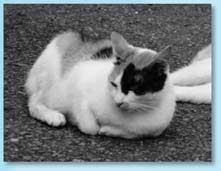
#> input picture gazou3/cat.jpeg, 221 x 171 px
$ python 6.py   (older library calls are emulated)
#> lines starting #> are read from the running program, lines starting #| are printed output that depends on the picture
import cv2
import numpy as np

def variable_sharpening_filter(image, alpha):
    # Sobelフィルタによる勾配の計算
    gradient_x = cv2.Sobel(image, cv2.CV_64F, 1, 0, ksize=3)
    gradient_y = cv2.Sobel(image, cv2.CV_64F, 0, 1, ksize=3)

    # 勾配の絶対値と方向
    gradient_magnitude = np.sqrt(gradient_x**2 + gradient_y**2)
    gradient_direction = np.arctan2(gradient_y, gradient_x)

    # 可変鮮鋭化フィルタ
    sharpened_image = image + alpha * gradient_magnitude * np.cos(gradient_direction)

    # 画像の範囲を[0, 255]にクリップ
    sharpened_image = np.clip(sharpened_image, 0, 255)

    # 整数型に変換
    sharpened_image = np.uint8(sharpened_image)

    return sharpened_image

# 画像の読み込み
image = cv2.imread("cat.jpeg", cv2.IMREAD_GRAYSCALE)
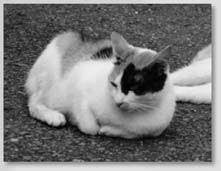
#> image: shape (171, 221); min 0, max 249, mean 120.4

# alphaの値を変化させながら処理を行い、結果を複数のウィンドウに表示
for alpha_value in [0.5, 1.0, 1.5, 2.0]:
    result_image = variable_sharpening_filter(image, alpha_value)

    # ウィンドウに表示
    window_name = f'Result with alpha={alpha_value}'
    cv2.imshow(window_name, result_image)
#> this loop made 4 passes
#> pass 1, in variable_sharpening_filter, `gradient_x = cv2.Sobel(image, cv2.CV_64F, 1, 0, ksize=3)`:
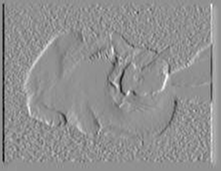
#> gradient_x: shape (171, 221) float64; min -785, max 600, mean 0.6; drawn with min black and max white
#> pass 1, in variable_sharpening_filter, `gradient_y = cv2.Sobel(image, cv2.CV_64F, 0, 1, ksize=3)`:
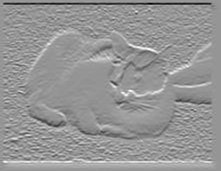
#> gradient_y: shape (171, 221) float64; min -798, max 562, mean 0.4; drawn with min black and max white
#> pass 1, in variable_sharpening_filter, `gradient_magnitude = np.sqrt(gradient_x**2 + gradient_y**2)`:
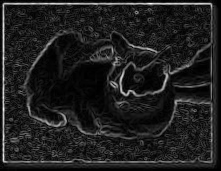
#> gradient_magnitude: shape (171, 221) float64; min 0, max 798.3, mean 98.4; drawn with min black and max white
#> pass 1, in variable_sharpening_filter, `gradient_direction = np.arctan2(gradient_y, gradient_x)`:
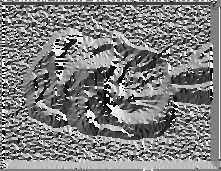
#> gradient_direction: shape (171, 221) float64; min -3.14, max 3.14, mean 0.0125; drawn with min black and max white

# オリジナル画像を表示
cv2.imshow('Original Image', image)

cv2.waitKey(0)
cv2.destroyAllWindows()
